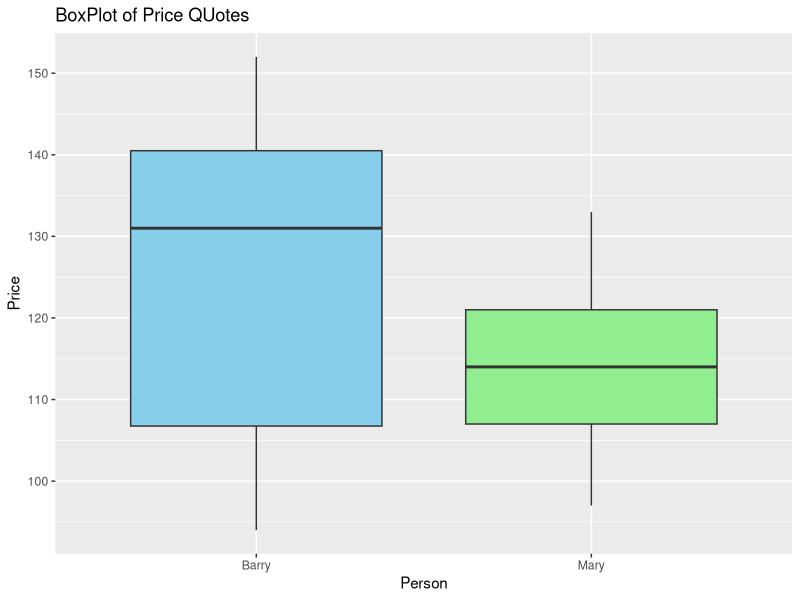

Reproduce this figure in R.
# Consider the Price quotes dataset and perform the following using the JMP Pro tool. 

# 1. Generate the Summary statistics of the price quotes from Mary and Barry and 
# interpret the results. 
# 2. The standard deviation of Mary’s price quotes is $11.05. The standard error of 
# the mean of Mary’s price quotes is $3.19. Both are measures of variability. 
# a. distinguish between these two numbers on the basis of how they are calculated and 
# what they mean. 
# b. Provide an interpretation of each number.

library(ggplot2)
data = read.csv("pricequotes.csv")
data
print(summary(data))

n_barry <- length(data$Barry.Price)
n_mary <- length(data$Mary.Price)

sd_barry <- sd(data$Barry.Price)
sd_mary <- sd(data$Mary.Price)

se_barry <- sd_barry/sqrt(n_barry)
se_mary <- sd_mary/sqrt(n_mary)

cat("Mary: SD=",round(sd_mary,2)," | SE = ",round(se_mary,2))
cat("Barry: SD=",round(sd_barry,2)," | SE = ",round(se_barry,2))

ggplot(data,aes(x="Barry",y=Barry.Price))+
    geom_boxplot(fill="skyblue")+
    geom_boxplot(aes(x="Mary",y=Mary.Price),fill="lightgreen")+
    labs(title="BoxPlot of Price QUotes",x="Person",y="Price")